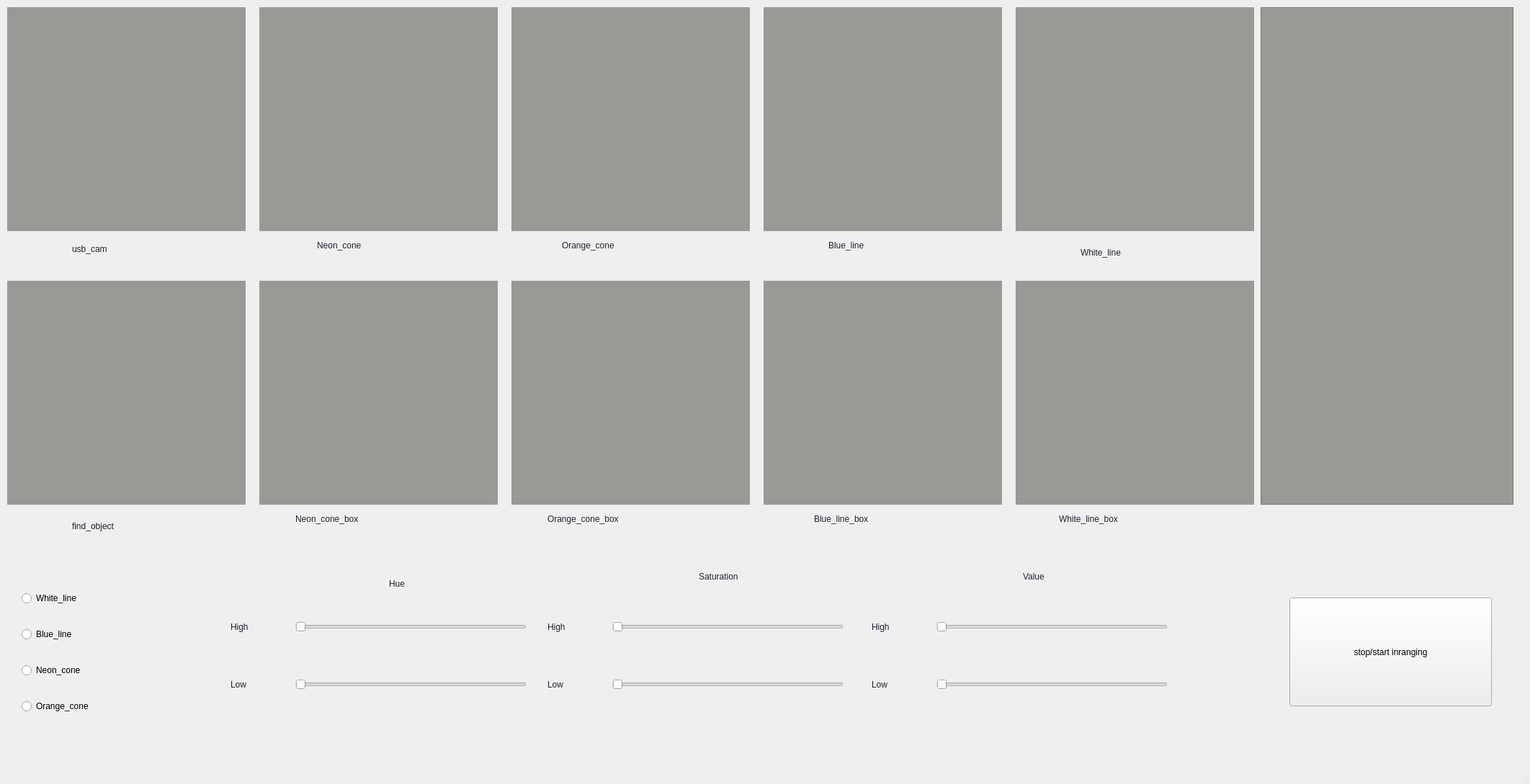
<?xml version="1.0" encoding="UTF-8"?>
<ui version="4.0">
 <class>MainWindow</class>
 <widget class="QMainWindow" name="MainWindow">
  <property name="geometry">
   <rect>
    <x>0</x>
    <y>0</y>
    <width>2124</width>
    <height>1089</height>
   </rect>
  </property>
  <property name="windowTitle">
   <string>MainWindow</string>
  </property>
  <property name="autoFillBackground">
   <bool>true</bool>
  </property>
  <widget class="QWidget" name="centralwidget">
   <widget class="QLabel" name="label">
    <property name="geometry">
     <rect>
      <x>10</x>
      <y>10</y>
      <width>331</width>
      <height>311</height>
     </rect>
    </property>
    <property name="styleSheet">
     <string notr="true">QLabel { background-color : rgb(154, 153, 150);  }</string>
    </property>
    <property name="text">
     <string notr="true"/>
    </property>
   </widget>
   <widget class="QLabel" name="label_2">
    <property name="geometry">
     <rect>
      <x>360</x>
      <y>10</y>
      <width>331</width>
      <height>311</height>
     </rect>
    </property>
    <property name="styleSheet">
     <string notr="true">QLabel { background-color : rgb(154, 153, 150);  }</string>
    </property>
    <property name="text">
     <string notr="true"/>
    </property>
   </widget>
   <widget class="QLabel" name="label_3">
    <property name="geometry">
     <rect>
      <x>710</x>
      <y>10</y>
      <width>331</width>
      <height>311</height>
     </rect>
    </property>
    <property name="styleSheet">
     <string notr="true">QLabel { background-color : rgb(154, 153, 150);  }</string>
    </property>
    <property name="text">
     <string notr="true"/>
    </property>
   </widget>
   <widget class="QLabel" name="label_4">
    <property name="geometry">
     <rect>
      <x>1060</x>
      <y>10</y>
      <width>331</width>
      <height>311</height>
     </rect>
    </property>
    <property name="styleSheet">
     <string notr="true">QLabel { background-color : rgb(154, 153, 150);  }</string>
    </property>
    <property name="text">
     <string notr="true"/>
    </property>
   </widget>
   <widget class="QLabel" name="label_5">
    <property name="geometry">
     <rect>
      <x>1410</x>
      <y>10</y>
      <width>331</width>
      <height>311</height>
     </rect>
    </property>
    <property name="styleSheet">
     <string notr="true">QLabel { background-color : rgb(154, 153, 150);  }</string>
    </property>
    <property name="text">
     <string notr="true"/>
    </property>
   </widget>
   <widget class="QLabel" name="label_6">
    <property name="geometry">
     <rect>
      <x>10</x>
      <y>390</y>
      <width>331</width>
      <height>311</height>
     </rect>
    </property>
    <property name="styleSheet">
     <string notr="true">QLabel { background-color : rgb(154, 153, 150);  }</string>
    </property>
    <property name="text">
     <string notr="true"/>
    </property>
   </widget>
   <widget class="QLabel" name="label_7">
    <property name="geometry">
     <rect>
      <x>360</x>
      <y>390</y>
      <width>331</width>
      <height>311</height>
     </rect>
    </property>
    <property name="styleSheet">
     <string notr="true">QLabel { background-color : rgb(154, 153, 150);  }</string>
    </property>
    <property name="text">
     <string notr="true"/>
    </property>
   </widget>
   <widget class="QLabel" name="label_8">
    <property name="geometry">
     <rect>
      <x>710</x>
      <y>390</y>
      <width>331</width>
      <height>311</height>
     </rect>
    </property>
    <property name="styleSheet">
     <string notr="true">QLabel { background-color : rgb(154, 153, 150);  }</string>
    </property>
    <property name="text">
     <string notr="true"/>
    </property>
   </widget>
   <widget class="QLabel" name="label_9">
    <property name="geometry">
     <rect>
      <x>1060</x>
      <y>390</y>
      <width>331</width>
      <height>311</height>
     </rect>
    </property>
    <property name="styleSheet">
     <string notr="true">QLabel { background-color : rgb(154, 153, 150);  }</string>
    </property>
    <property name="text">
     <string notr="true"/>
    </property>
   </widget>
   <widget class="QLabel" name="label_10">
    <property name="geometry">
     <rect>
      <x>1410</x>
      <y>390</y>
      <width>331</width>
      <height>311</height>
     </rect>
    </property>
    <property name="styleSheet">
     <string notr="true">QLabel { background-color : rgb(154, 153, 150);  }</string>
    </property>
    <property name="text">
     <string notr="true"/>
    </property>
   </widget>
   <widget class="QLabel" name="label_11">
    <property name="geometry">
     <rect>
      <x>100</x>
      <y>330</y>
      <width>131</width>
      <height>31</height>
     </rect>
    </property>
    <property name="styleSheet">
     <string notr="true">QLabel { color :rgb(36, 31, 49); 
	font: 20pt &quot;Ubuntu&quot;;
 }</string>
    </property>
    <property name="text">
     <string>usb_cam</string>
    </property>
   </widget>
   <widget class="QLabel" name="label_12">
    <property name="geometry">
     <rect>
      <x>100</x>
      <y>710</y>
      <width>141</width>
      <height>41</height>
     </rect>
    </property>
    <property name="styleSheet">
     <string notr="true">QLabel { color :rgb(36, 31, 49); 
	font: 20pt &quot;Ubuntu&quot;;
 }</string>
    </property>
    <property name="text">
     <string>find_object</string>
    </property>
   </widget>
   <widget class="QLabel" name="label_13">
    <property name="geometry">
     <rect>
      <x>440</x>
      <y>320</y>
      <width>141</width>
      <height>41</height>
     </rect>
    </property>
    <property name="styleSheet">
     <string notr="true">QLabel { color :rgb(36, 31, 49); 
	font: 20pt &quot;Ubuntu&quot;;
 }</string>
    </property>
    <property name="text">
     <string>Neon_cone</string>
    </property>
   </widget>
   <widget class="QLabel" name="label_14">
    <property name="geometry">
     <rect>
      <x>780</x>
      <y>320</y>
      <width>181</width>
      <height>41</height>
     </rect>
    </property>
    <property name="styleSheet">
     <string notr="true">QLabel { color :rgb(36, 31, 49); 
	font: 20pt &quot;Ubuntu&quot;;
 }</string>
    </property>
    <property name="text">
     <string>Orange_cone</string>
    </property>
   </widget>
   <widget class="QLabel" name="label_15">
    <property name="geometry">
     <rect>
      <x>1500</x>
      <y>330</y>
      <width>141</width>
      <height>41</height>
     </rect>
    </property>
    <property name="styleSheet">
     <string notr="true">QLabel { color :rgb(36, 31, 49); 
	font: 20pt &quot;Ubuntu&quot;;
 }</string>
    </property>
    <property name="text">
     <string>White_line</string>
    </property>
   </widget>
   <widget class="QLabel" name="label_16">
    <property name="geometry">
     <rect>
      <x>1150</x>
      <y>320</y>
      <width>141</width>
      <height>41</height>
     </rect>
    </property>
    <property name="styleSheet">
     <string notr="true">QLabel { color :rgb(36, 31, 49); 
	font: 20pt &quot;Ubuntu&quot;;
 }</string>
    </property>
    <property name="text">
     <string>Blue_line</string>
    </property>
   </widget>
   <widget class="QLabel" name="label_17">
    <property name="geometry">
     <rect>
      <x>410</x>
      <y>700</y>
      <width>211</width>
      <height>41</height>
     </rect>
    </property>
    <property name="styleSheet">
     <string notr="true">QLabel { color :rgb(36, 31, 49); 
	font: 20pt &quot;Ubuntu&quot;;
 }</string>
    </property>
    <property name="text">
     <string>Neon_cone_box</string>
    </property>
   </widget>
   <widget class="QLabel" name="label_18">
    <property name="geometry">
     <rect>
      <x>760</x>
      <y>700</y>
      <width>231</width>
      <height>41</height>
     </rect>
    </property>
    <property name="styleSheet">
     <string notr="true">QLabel { color :rgb(36, 31, 49); 
	font: 20pt &quot;Ubuntu&quot;;
 }</string>
    </property>
    <property name="text">
     <string>Orange_cone_box</string>
    </property>
   </widget>
   <widget class="QLabel" name="label_19">
    <property name="geometry">
     <rect>
      <x>1130</x>
      <y>700</y>
      <width>211</width>
      <height>41</height>
     </rect>
    </property>
    <property name="styleSheet">
     <string notr="true">QLabel { color :rgb(36, 31, 49); 
	font: 20pt &quot;Ubuntu&quot;;
 }</string>
    </property>
    <property name="text">
     <string>Blue_line_box</string>
    </property>
   </widget>
   <widget class="QLabel" name="label_20">
    <property name="geometry">
     <rect>
      <x>1470</x>
      <y>700</y>
      <width>201</width>
      <height>41</height>
     </rect>
    </property>
    <property name="styleSheet">
     <string notr="true">QLabel { color :rgb(36, 31, 49); 
	font: 20pt &quot;Ubuntu&quot;;
 }</string>
    </property>
    <property name="text">
     <string>White_line_box</string>
    </property>
   </widget>
   <widget class="QRadioButton" name="radioButton">
    <property name="geometry">
     <rect>
      <x>30</x>
      <y>820</y>
      <width>151</width>
      <height>22</height>
     </rect>
    </property>
    <property name="styleSheet">
     <string notr="true">font: 14pt &quot;Ubuntu&quot;;</string>
    </property>
    <property name="text">
     <string>White_line</string>
    </property>
   </widget>
   <widget class="QRadioButton" name="radioButton_2">
    <property name="geometry">
     <rect>
      <x>30</x>
      <y>870</y>
      <width>151</width>
      <height>22</height>
     </rect>
    </property>
    <property name="styleSheet">
     <string notr="true">font: 14pt &quot;Ubuntu&quot;;</string>
    </property>
    <property name="text">
     <string>Blue_line</string>
    </property>
   </widget>
   <widget class="QRadioButton" name="radioButton_3">
    <property name="geometry">
     <rect>
      <x>30</x>
      <y>920</y>
      <width>151</width>
      <height>22</height>
     </rect>
    </property>
    <property name="styleSheet">
     <string notr="true">font: 14pt &quot;Ubuntu&quot;;</string>
    </property>
    <property name="text">
     <string>Neon_cone</string>
    </property>
   </widget>
   <widget class="QRadioButton" name="radioButton_4">
    <property name="geometry">
     <rect>
      <x>30</x>
      <y>970</y>
      <width>151</width>
      <height>22</height>
     </rect>
    </property>
    <property name="styleSheet">
     <string notr="true">font: 14pt &quot;Ubuntu&quot;;</string>
    </property>
    <property name="text">
     <string>Orange_cone</string>
    </property>
   </widget>
   <widget class="QLabel" name="label_21">
    <property name="geometry">
     <rect>
      <x>540</x>
      <y>790</y>
      <width>71</width>
      <height>41</height>
     </rect>
    </property>
    <property name="styleSheet">
     <string notr="true">QLabel { color :rgb(36, 31, 49); 
	font: 20pt &quot;Ubuntu&quot;;
 }</string>
    </property>
    <property name="text">
     <string>Hue</string>
    </property>
   </widget>
   <widget class="QLabel" name="label_22">
    <property name="geometry">
     <rect>
      <x>970</x>
      <y>780</y>
      <width>141</width>
      <height>41</height>
     </rect>
    </property>
    <property name="styleSheet">
     <string notr="true">QLabel { color :rgb(36, 31, 49); 
	font: 20pt &quot;Ubuntu&quot;;
 }</string>
    </property>
    <property name="text">
     <string>Saturation</string>
    </property>
   </widget>
   <widget class="QLabel" name="label_23">
    <property name="geometry">
     <rect>
      <x>1420</x>
      <y>780</y>
      <width>81</width>
      <height>41</height>
     </rect>
    </property>
    <property name="styleSheet">
     <string notr="true">QLabel { color :rgb(36, 31, 49); 
	font: 20pt &quot;Ubuntu&quot;;
 }</string>
    </property>
    <property name="text">
     <string>Value</string>
    </property>
   </widget>
   <widget class="QSlider" name="horizontalSlider">
    <property name="geometry">
     <rect>
      <x>410</x>
      <y>840</y>
      <width>321</width>
      <height>61</height>
     </rect>
    </property>
    <property name="maximum">
     <number>179</number>
    </property>
    <property name="orientation">
     <enum>Qt::Horizontal</enum>
    </property>
   </widget>
   <widget class="QLabel" name="label_24">
    <property name="geometry">
     <rect>
      <x>320</x>
      <y>850</y>
      <width>61</width>
      <height>41</height>
     </rect>
    </property>
    <property name="styleSheet">
     <string notr="true">QLabel { color :rgb(36, 31, 49); 
	font: 14pt &quot;Ubuntu&quot;;
 }</string>
    </property>
    <property name="text">
     <string>High</string>
    </property>
   </widget>
   <widget class="QLabel" name="label_25">
    <property name="geometry">
     <rect>
      <x>320</x>
      <y>930</y>
      <width>61</width>
      <height>41</height>
     </rect>
    </property>
    <property name="styleSheet">
     <string notr="true">QLabel { color :rgb(36, 31, 49); 
	font: 14pt &quot;Ubuntu&quot;;
 }</string>
    </property>
    <property name="text">
     <string>Low</string>
    </property>
   </widget>
   <widget class="QSlider" name="horizontalSlider_2">
    <property name="geometry">
     <rect>
      <x>410</x>
      <y>920</y>
      <width>321</width>
      <height>61</height>
     </rect>
    </property>
    <property name="maximum">
     <number>179</number>
    </property>
    <property name="orientation">
     <enum>Qt::Horizontal</enum>
    </property>
   </widget>
   <widget class="QLabel" name="label_26">
    <property name="geometry">
     <rect>
      <x>760</x>
      <y>930</y>
      <width>61</width>
      <height>41</height>
     </rect>
    </property>
    <property name="styleSheet">
     <string notr="true">QLabel { color :rgb(36, 31, 49); 
	font: 14pt &quot;Ubuntu&quot;;
 }</string>
    </property>
    <property name="text">
     <string>Low</string>
    </property>
   </widget>
   <widget class="QSlider" name="horizontalSlider_3">
    <property name="geometry">
     <rect>
      <x>850</x>
      <y>920</y>
      <width>321</width>
      <height>61</height>
     </rect>
    </property>
    <property name="maximum">
     <number>255</number>
    </property>
    <property name="orientation">
     <enum>Qt::Horizontal</enum>
    </property>
   </widget>
   <widget class="QLabel" name="label_27">
    <property name="geometry">
     <rect>
      <x>760</x>
      <y>850</y>
      <width>61</width>
      <height>41</height>
     </rect>
    </property>
    <property name="styleSheet">
     <string notr="true">QLabel { color :rgb(36, 31, 49); 
	font: 14pt &quot;Ubuntu&quot;;
 }</string>
    </property>
    <property name="text">
     <string>High</string>
    </property>
   </widget>
   <widget class="QSlider" name="horizontalSlider_4">
    <property name="geometry">
     <rect>
      <x>850</x>
      <y>840</y>
      <width>321</width>
      <height>61</height>
     </rect>
    </property>
    <property name="maximum">
     <number>255</number>
    </property>
    <property name="orientation">
     <enum>Qt::Horizontal</enum>
    </property>
   </widget>
   <widget class="QLabel" name="label_28">
    <property name="geometry">
     <rect>
      <x>1210</x>
      <y>930</y>
      <width>61</width>
      <height>41</height>
     </rect>
    </property>
    <property name="styleSheet">
     <string notr="true">QLabel { color :rgb(36, 31, 49); 
	font: 14pt &quot;Ubuntu&quot;;
 }</string>
    </property>
    <property name="text">
     <string>Low</string>
    </property>
   </widget>
   <widget class="QSlider" name="horizontalSlider_5">
    <property name="geometry">
     <rect>
      <x>1300</x>
      <y>920</y>
      <width>321</width>
      <height>61</height>
     </rect>
    </property>
    <property name="maximum">
     <number>255</number>
    </property>
    <property name="orientation">
     <enum>Qt::Horizontal</enum>
    </property>
   </widget>
   <widget class="QLabel" name="label_29">
    <property name="geometry">
     <rect>
      <x>1210</x>
      <y>850</y>
      <width>61</width>
      <height>41</height>
     </rect>
    </property>
    <property name="styleSheet">
     <string notr="true">QLabel { color :rgb(36, 31, 49); 
	font: 14pt &quot;Ubuntu&quot;;
 }</string>
    </property>
    <property name="text">
     <string>High</string>
    </property>
   </widget>
   <widget class="QSlider" name="horizontalSlider_6">
    <property name="geometry">
     <rect>
      <x>1300</x>
      <y>840</y>
      <width>321</width>
      <height>61</height>
     </rect>
    </property>
    <property name="maximum">
     <number>255</number>
    </property>
    <property name="orientation">
     <enum>Qt::Horizontal</enum>
    </property>
   </widget>
   <widget class="QPushButton" name="pushButton">
    <property name="geometry">
     <rect>
      <x>1790</x>
      <y>830</y>
      <width>281</width>
      <height>151</height>
     </rect>
    </property>
    <property name="text">
     <string>stop/start inranging</string>
    </property>
   </widget>
   <widget class="QScrollArea" name="scrollArea">
    <property name="geometry">
     <rect>
      <x>1750</x>
      <y>10</y>
      <width>351</width>
      <height>691</height>
     </rect>
    </property>
    <property name="styleSheet">
     <string notr="true">background-color:rgb(154, 153, 150);</string>
    </property>
    <property name="widgetResizable">
     <bool>true</bool>
    </property>
    <widget class="QWidget" name="scrollAreaWidgetContents">
     <property name="geometry">
      <rect>
       <x>0</x>
       <y>0</y>
       <width>349</width>
       <height>689</height>
      </rect>
     </property>
    </widget>
   </widget>
  </widget>
  <widget class="QMenuBar" name="menubar">
   <property name="geometry">
    <rect>
     <x>0</x>
     <y>0</y>
     <width>2124</width>
     <height>22</height>
    </rect>
   </property>
  </widget>
  <widget class="QStatusBar" name="statusbar"/>
 </widget>
 <resources/>
 <connections/>
</ui>
